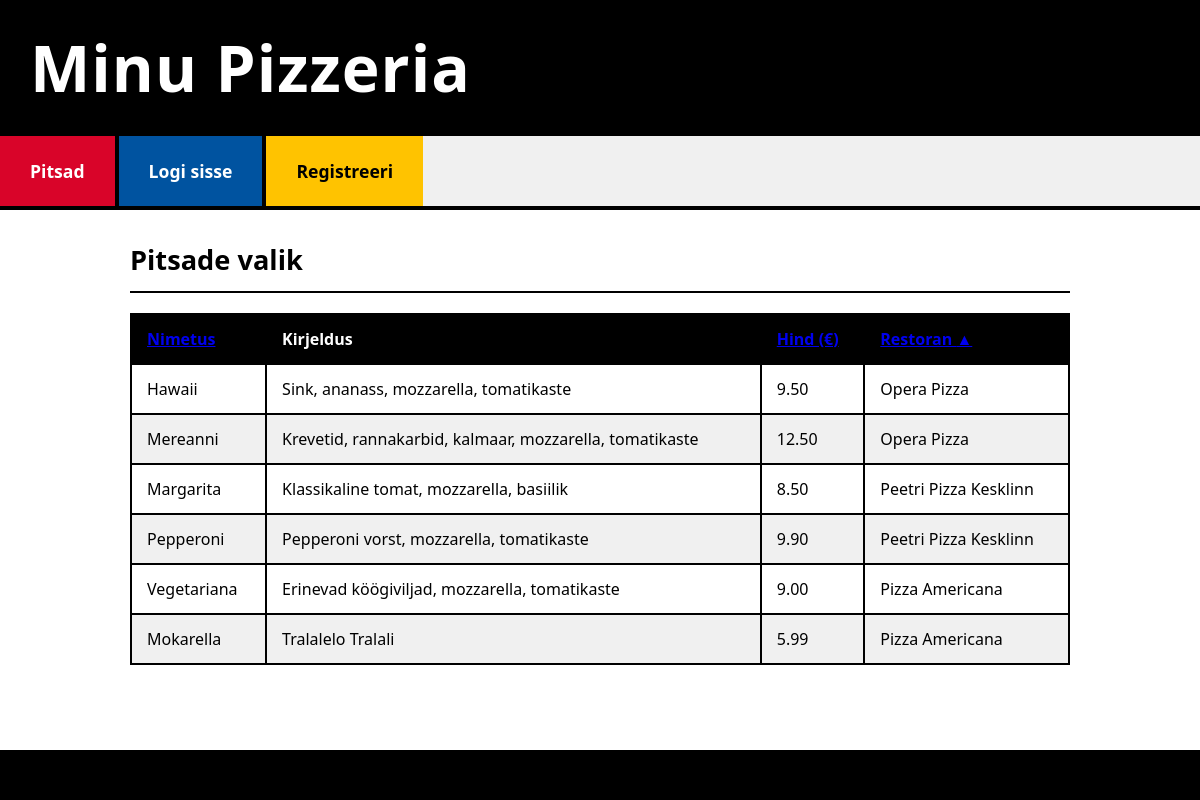
The app's page /ulesanne/pizzas_list.php?sort=restoran&dir=ASC with its own data.
### tables this page shows
CREATE TABLE `pitsad` (
  `PitsaID` int(11) NOT NULL,
  `Nimetus` varchar(100) NOT NULL,
  `Kirjeldus` text DEFAULT NULL,
  `Hind` decimal(10,2) NOT NULL,
  `RestoranID` int(11) DEFAULT NULL
);

CREATE TABLE `pitsarestoranid` (
  `RestoranID` int(11) NOT NULL,
  `Nimi` varchar(255) NOT NULL,
  `Aadress` text DEFAULT NULL,
  `Telefon` varchar(50) DEFAULT NULL,
  `AvatudAlates` time DEFAULT NULL,
  `AvatudKuni` time DEFAULT NULL
);

### ulesanne/abifunktsioonid.php (called while the page is built, shortened)
<?php
function saa_koik_pitsad($sort_column = 'p.Nimetus', $sort_direction = 'ASC') {
    global $yhendus;
    $pitsad = [];
    $allowed_sort_columns = ['p.Nimetus', 'p.Hind', 'pr.Nimi'];
    $allowed_sort_directions = ['ASC', 'DESC'];
    $sql = "SELECT p.*, pr.Nimi as RestoraniNimi
            FROM pitsad p
            LEFT JOIN pitsarestoranid pr ON p.RestoranID = pr.RestoranID
            ORDER BY " . $yhendus->real_escape_string($sort_column) . " " . $yhendus->real_escape_string($sort_direction);
    $result = $yhendus->query($sql);
    if ($result->num_rows > 0) {
        while ($row = $result->fetch_assoc()) {
            $pitsad[] = $row;
        }
    }
    return $pitsad;
}
?>

### ulesanne/pizzas_list.php (the view, shortened to what this page needs)
<?php
require_once('conf3.php');
require_once('abifunktsioonid.php');
$sort_column = isset($_GET['sort']) ? $_GET['sort'] : 'p.Nimetus';
$sort_direction = isset($_GET['dir']) ? strtoupper($_GET['dir']) : 'ASC';
$allowed_get_sort_columns = [
    'nimetus' => 'p.Nimetus',
    'hind' => 'p.Hind',
    'restoran' => 'pr.Nimi'
];
if (isset($allowed_get_sort_columns[$sort_column])) {
    $db_sort_column = $allowed_get_sort_columns[$sort_column];
} else {
    $db_sort_column = 'p.Nimetus';
    $sort_column = 'nimetus';
}
$pitsad = saa_koik_pitsad($db_sort_column, $sort_direction);
require_once('header.php');
?>
    <div class="content-block">
        <h2>Pitsade valik</h2>
        <?php if (!empty($pitsad)): ?>
            <table>
                <thead>
                <tr>
                    <th>
                        <a href="pizzas_list.php?sort=nimetus&dir=<?php echo ($sort_column == 'nimetus' && $sort_direction == 'ASC') ? 'DESC' : 'ASC'; ?>">
                            Nimetus <?php if ($sort_column == 'nimetus') echo ($sort_direction == 'ASC' ? '▲' : '▼'); ?>
                        </a>
                    </th>
                    <th>Kirjeldus</th>
                    <th>
                        <a href="pizzas_list.php?sort=hind&dir=<?php echo ($sort_column == 'hind' && $sort_direction == 'ASC') ? 'DESC' : 'ASC'; ?>">
                            Hind (€) <?php if ($sort_column == 'hind') echo ($sort_direction == 'ASC' ? '▲' : '▼'); ?>
                        </a>
                    </th>
                    <th>
                        <a href="pizzas_list.php?sort=restoran&dir=<?php echo ($sort_column == 'restoran' && $sort_direction == 'ASC') ? 'DESC' : 'ASC'; ?>">
                            Restoran <?php if ($sort_column == 'restoran') echo ($sort_direction == 'ASC' ? '▲' : '▼'); ?>
                        </a>
                    </th>
                </tr>
                </thead>
                <tbody>
                <?php foreach ($pitsad as $pitsa): ?>
                    <tr>
                        <td><?php echo htmlspecialchars($pitsa['Nimetus']); ?></td>
                        <td><?php echo nl2br(htmlspecialchars($pitsa['Kirjeldus'])); ?></td>
                        <td><?php echo htmlspecialchars(number_format($pitsa['Hind'], 2)); ?></td>
                        <td><?php echo htmlspecialchars($pitsa['RestoraniNimi'] ?? 'N/A'); ?></td>
                    </tr>
                <?php endforeach; ?>
                </tbody>
            </table>
        <?php else: ?>
            <p>Hetkel ei ole ühtegi pitsat saadaval.</p>
            <?php if ($yhendus->error) echo "<p style='color:red'>Andmebaasi viga: " . htmlspecialchars($yhendus->error) . "</p>";  ?>
        <?php endif; ?>
    </div>
<?php
require_once('footer.php');
?>

### ulesanne/header.php (style rules this page uses)
* { box-sizing: border-box; margin: 0; padding: 0; }
body { font-family: 'Segoe UI', Arial, sans-serif; background-color: #E0E0E0; color: #000000; line-height: 1.5; }
.content-block { padding: 30px; border-bottom: 4px solid #000000; }
.content-block:last-child { border-bottom: none; }
.content-block h2 { font-size: 1.7em; color: #000000; margin-bottom: 20px; padding-bottom: 10px; border-bottom: 2px solid #000000; font-weight: 600; }
table { width: 100%; border-collapse: collapse; margin-top: 10px; }
th, td { border: 2px solid #000000; padding: 12px 15px; text-align: left; background-color: #FFFFFF; }
th { background-color: #000000; color: white; font-weight: 600; }
tr:nth-child(even) td { background-color: #F0F0F0; }

### records on screen
pitsad: Nimetus "Hawaii", Kirjeldus "Sink, ananass, mozzarella, tomatikaste", Hind "9.50", RestoranID.Nimi "Opera Pizza"
pitsad: Nimetus "Mereanni", Kirjeldus "Krevetid, rannakarbid, kalmaar, mozzarella, tomatikaste", Hind "12.50", RestoranID.Nimi "Opera Pizza"
pitsad: Nimetus "Margarita", Kirjeldus "Klassikaline tomat, mozzarella, basiilik", Hind "8.50", RestoranID.Nimi "Peetri Pizza Kesklinn"
pitsad: Nimetus "Pepperoni", Kirjeldus "Pepperoni vorst, mozzarella, tomatikaste", Hind "9.90", RestoranID.Nimi "Peetri Pizza Kesklinn"
pitsad: Nimetus "Vegetariana", Kirjeldus "Erinevad köögiviljad, mozzarella, tomatikaste", Hind "9.00", RestoranID.Nimi "Pizza Americana"
pitsad: Nimetus "Mokarella", Kirjeldus "Tralalelo Tralali", Hind "5.99", RestoranID.Nimi "Pizza Americana"
